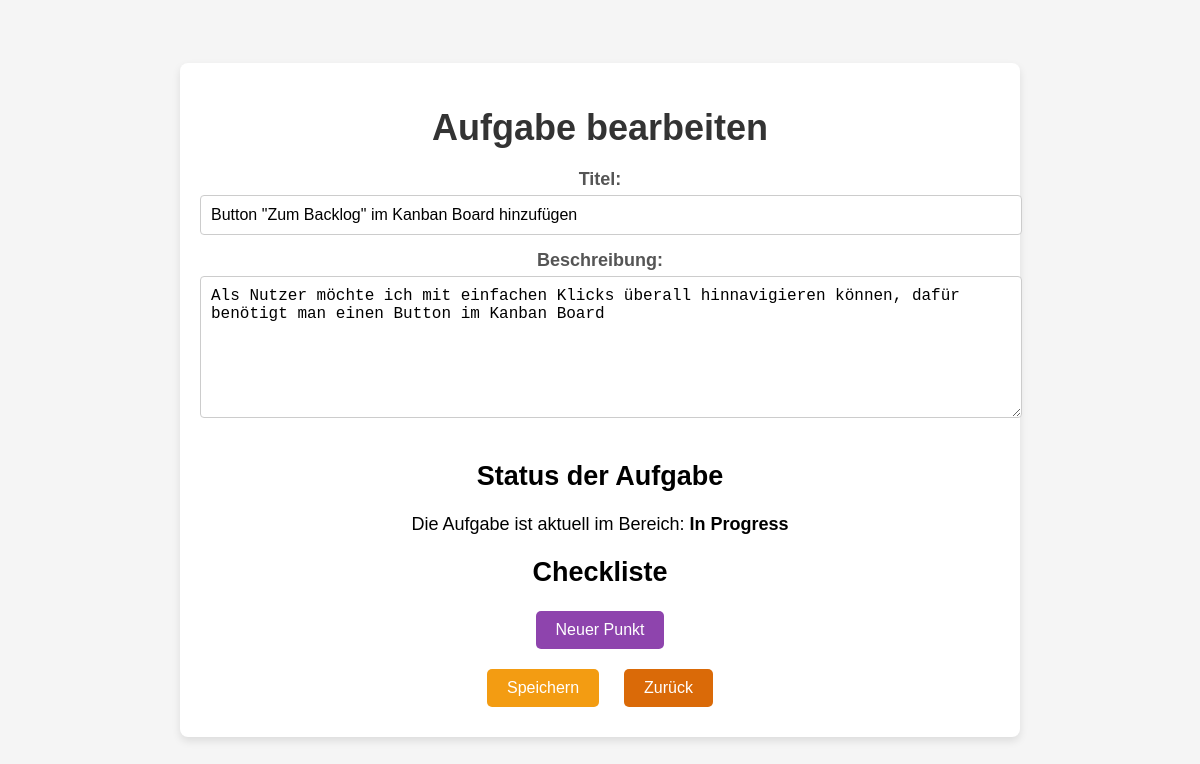
Before: /task_manager/edit_task/8 (signed in) with the older database file.
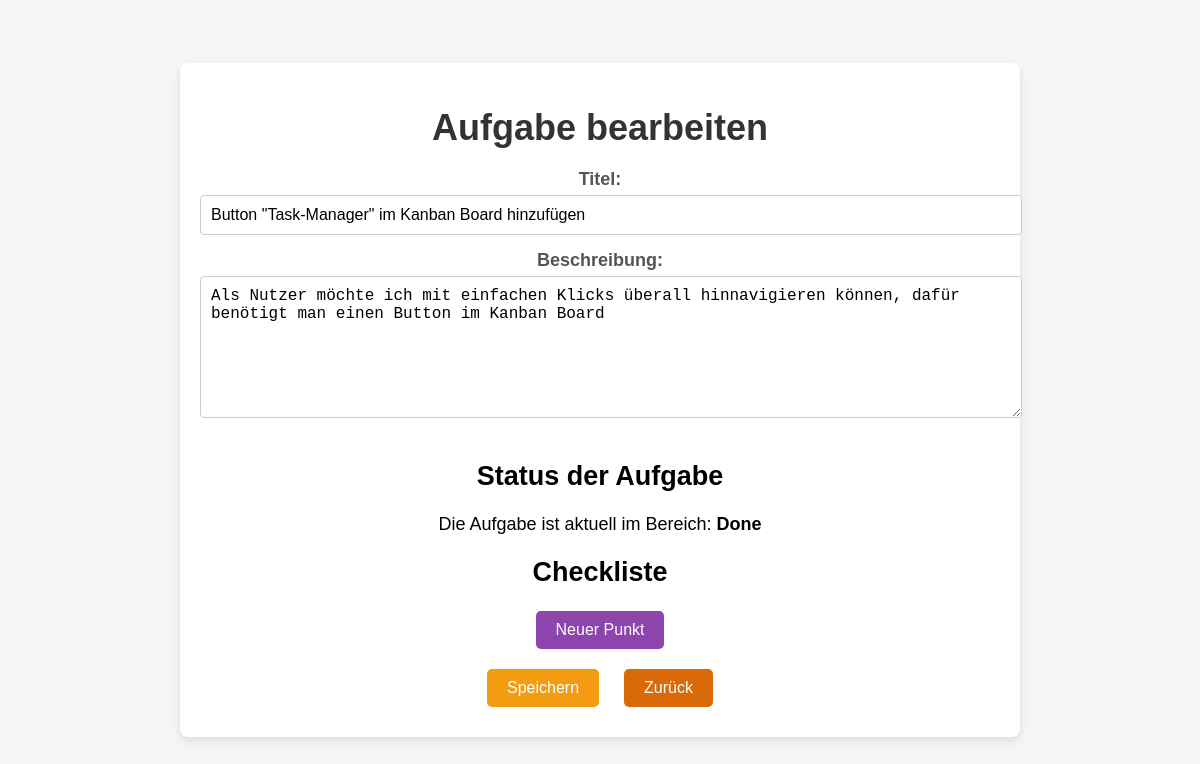
After: the same page with the newer database file.
### tables this page shows
CREATE TABLE tasks (
        id INTEGER PRIMARY KEY AUTOINCREMENT,
        title TEXT NOT NULL,
        description TEXT,
        status TEXT NOT NULL CHECK (status IN ('To Do', 'In Progress', 'In QA', 'Done'))
        , created_by TEXT);

### Task_Manager.py (the view, shortened to what this page needs)
@task_manager.route('/edit_task/<int:task_id>', methods=['GET', 'POST'])
@requires_permission('edit_task')
def edit_task(task_id):
    conn = get_db_connection()
    conn.row_factory = sqlite3.Row
    cursor = conn.cursor()
    cursor.execute("SELECT * FROM tasks WHERE id = ?", (task_id,))
    task = cursor.fetchone()
    user_role = session.get('role')
    user_email = session.get('email')
    if user_role in ['Admin', 'Manager', 'Benutzer']:
        pass  # Keine Einschränkung
    if not task:
        flash("❌ Aufgabe nicht gefunden!", "danger")
        return redirect('/task_manager')
    task = conn.execute('SELECT * FROM tasks WHERE id = ?', (task_id,)).fetchone()
    checklist = conn.execute('SELECT * FROM checklist WHERE task_id = ?', (task_id,)).fetchall()
    conn.close()
    return render_template('edit_task.html', task=task, checklist=checklist)

### Task_Manager.py (called while the page is built)
def get_db_connection():
    conn = sqlite3.connect('nutzer.db')
    conn.row_factory = sqlite3.Row  # Ergebnisse als Dictionary-ähnliche Objekte zurückgeben
    return conn

### app.py (called while the page is built)
@app.context_processor
def inject_is_admin():
    return {'is_admin': session.get('role') == 'Admin'}

### auth_utils.py (called while the page is built)
def requires_permission(permission):
    def decorator(f):
        @wraps(f)
        def decorated_function(*args, **kwargs):
            if 'role' not in session:
                flash("❌ Zugriff verweigert. Bitte anmelden.", "danger")
                return redirect(url_for('login'))
            user_role = session['role']
            allowed_permissions = ROLES.get(user_role, [])
            if permission not in allowed_permissions:
                flash("❌ Zugriff verweigert. Du hast nicht die erforderlichen Rechte.", "danger")
                return redirect(url_for('task_manager.Task_Manager'))
            return f(*args, **kwargs)
        return decorated_function
    return decorator

### templates/edit_task.html (shortened to what this page needs)
<!DOCTYPE html>
<html lang="en">
<head>
    <link rel="stylesheet" href="/static/bearbeiten.css">
</head>
<body>
    <div class="container">
        <h1>Aufgabe bearbeiten</h1>
        <form action="/task_manager/edit_task/{{ task['id'] }}" method="POST">
            <label for="title">Titel:</label>
            <input type="text" id="title" name="title" value="{{ task.title }}" required>
            <label for="description">Beschreibung:</label>
            <textarea id="description" name="description" required>{{ task.description }}</textarea>
            <h2>Status der Aufgabe</h2>
            <p>
                Die Aufgabe ist aktuell im Bereich:
                <strong>{{ task['status'] }}</strong>
            </p>
            <h2>Checkliste</h2>
            <button type="button" id="add-item" onclick="addChecklistItem()">Neuer Punkt</button>
            <div>
                <button type="submit" id="save">Speichern</button>
                <button type="button" id="back" onclick="window.location.href='/task_manager'">Zurück</button>
            </div>
        </form>
    </div>
</body>
</html>

Changed rows visible on the page:
changed tasks: title "Button \"Zum Backlog\" im Kanban Board hinzufügen" → "Button \"Task-Manager\" im Kanban Board hinzufügen"; status "In Progress" → "Done"
